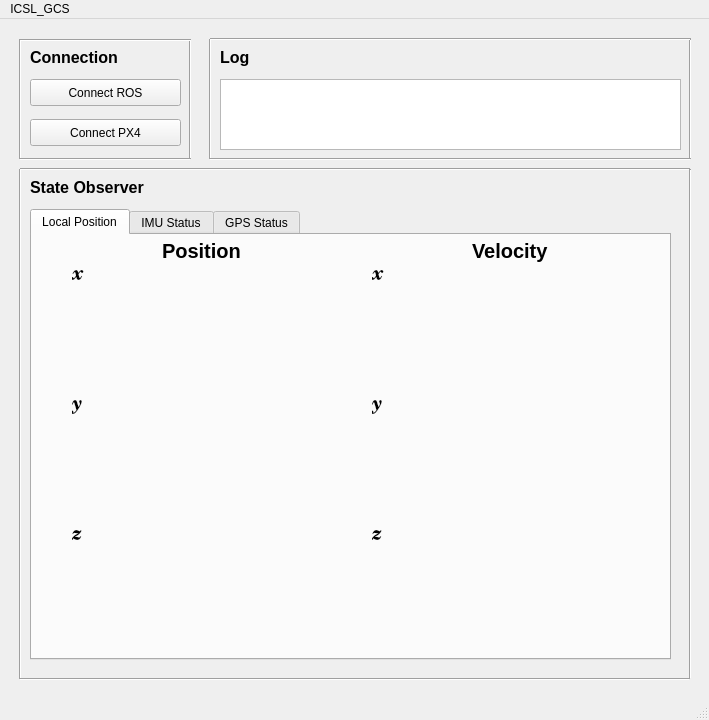
<?xml version="1.0" encoding="UTF-8"?>
<ui version="4.0">
 <class>ICSL_GCS</class>
 <widget class="QMainWindow" name="ICSL_GCS">
  <property name="geometry">
   <rect>
    <x>0</x>
    <y>0</y>
    <width>709</width>
    <height>720</height>
   </rect>
  </property>
  <property name="windowTitle">
   <string>MainWindow</string>
  </property>
  <widget class="QWidget" name="centralwidget">
   <widget class="QLabel" name="label">
    <property name="geometry">
     <rect>
      <x>30</x>
      <y>30</y>
      <width>91</width>
      <height>17</height>
     </rect>
    </property>
    <property name="font">
     <font>
      <pointsize>12</pointsize>
      <weight>75</weight>
      <bold>true</bold>
     </font>
    </property>
    <property name="text">
     <string>Connection</string>
    </property>
   </widget>
   <widget class="QPushButton" name="pushButton_connect_ros">
    <property name="geometry">
     <rect>
      <x>30</x>
      <y>60</y>
      <width>151</width>
      <height>27</height>
     </rect>
    </property>
    <property name="text">
     <string>Connect ROS</string>
    </property>
   </widget>
   <widget class="QPushButton" name="pushButton_connect_px4">
    <property name="geometry">
     <rect>
      <x>30</x>
      <y>100</y>
      <width>151</width>
      <height>27</height>
     </rect>
    </property>
    <property name="text">
     <string>Connect PX4</string>
    </property>
   </widget>
   <widget class="Line" name="line">
    <property name="geometry">
     <rect>
      <x>10</x>
      <y>20</y>
      <width>20</width>
      <height>120</height>
     </rect>
    </property>
    <property name="orientation">
     <enum>Qt::Vertical</enum>
    </property>
   </widget>
   <widget class="Line" name="line_2">
    <property name="geometry">
     <rect>
      <x>180</x>
      <y>20</y>
      <width>20</width>
      <height>120</height>
     </rect>
    </property>
    <property name="orientation">
     <enum>Qt::Vertical</enum>
    </property>
   </widget>
   <widget class="Line" name="line_3">
    <property name="geometry">
     <rect>
      <x>20</x>
      <y>6</y>
      <width>171</width>
      <height>31</height>
     </rect>
    </property>
    <property name="orientation">
     <enum>Qt::Horizontal</enum>
    </property>
   </widget>
   <widget class="Line" name="line_4">
    <property name="geometry">
     <rect>
      <x>20</x>
      <y>130</y>
      <width>171</width>
      <height>21</height>
     </rect>
    </property>
    <property name="orientation">
     <enum>Qt::Horizontal</enum>
    </property>
   </widget>
   <widget class="Line" name="line_5">
    <property name="geometry">
     <rect>
      <x>200</x>
      <y>20</y>
      <width>20</width>
      <height>120</height>
     </rect>
    </property>
    <property name="orientation">
     <enum>Qt::Vertical</enum>
    </property>
   </widget>
   <widget class="Line" name="line_6">
    <property name="geometry">
     <rect>
      <x>680</x>
      <y>20</y>
      <width>20</width>
      <height>120</height>
     </rect>
    </property>
    <property name="orientation">
     <enum>Qt::Vertical</enum>
    </property>
   </widget>
   <widget class="Line" name="line_7">
    <property name="geometry">
     <rect>
      <x>210</x>
      <y>10</y>
      <width>481</width>
      <height>21</height>
     </rect>
    </property>
    <property name="orientation">
     <enum>Qt::Horizontal</enum>
    </property>
   </widget>
   <widget class="Line" name="line_8">
    <property name="geometry">
     <rect>
      <x>210</x>
      <y>130</y>
      <width>481</width>
      <height>21</height>
     </rect>
    </property>
    <property name="orientation">
     <enum>Qt::Horizontal</enum>
    </property>
   </widget>
   <widget class="QLabel" name="label_2">
    <property name="geometry">
     <rect>
      <x>220</x>
      <y>30</y>
      <width>91</width>
      <height>17</height>
     </rect>
    </property>
    <property name="font">
     <font>
      <pointsize>12</pointsize>
      <weight>75</weight>
      <bold>true</bold>
     </font>
    </property>
    <property name="text">
     <string>Log</string>
    </property>
   </widget>
   <widget class="QListView" name="view_logging">
    <property name="geometry">
     <rect>
      <x>220</x>
      <y>60</y>
      <width>461</width>
      <height>71</height>
     </rect>
    </property>
   </widget>
   <widget class="QTabWidget" name="tabWidget">
    <property name="geometry">
     <rect>
      <x>30</x>
      <y>190</y>
      <width>641</width>
      <height>451</height>
     </rect>
    </property>
    <property name="currentIndex">
     <number>0</number>
    </property>
    <widget class="QWidget" name="tab">
     <attribute name="title">
      <string>Local Position</string>
     </attribute>
     <widget class="QCustomPlot" name="widget_p_z" native="true">
      <property name="geometry">
       <rect>
        <x>40</x>
        <y>290</y>
        <width>260</width>
        <height>110</height>
       </rect>
      </property>
      <widget class="QLabel" name="label_5">
       <property name="geometry">
        <rect>
         <x>0</x>
         <y>0</y>
         <width>16</width>
         <height>21</height>
        </rect>
       </property>
       <property name="font">
        <font>
         <family>Century Schoolbook L</family>
         <pointsize>15</pointsize>
         <weight>75</weight>
         <italic>true</italic>
         <bold>true</bold>
        </font>
       </property>
       <property name="text">
        <string>z</string>
       </property>
      </widget>
     </widget>
     <widget class="QCustomPlot" name="widget_p_y" native="true">
      <property name="geometry">
       <rect>
        <x>40</x>
        <y>160</y>
        <width>260</width>
        <height>110</height>
       </rect>
      </property>
      <widget class="QLabel" name="label_10">
       <property name="geometry">
        <rect>
         <x>0</x>
         <y>0</y>
         <width>16</width>
         <height>20</height>
        </rect>
       </property>
       <property name="font">
        <font>
         <family>Century Schoolbook L</family>
         <pointsize>15</pointsize>
         <weight>75</weight>
         <italic>true</italic>
         <bold>true</bold>
        </font>
       </property>
       <property name="text">
        <string>y</string>
       </property>
      </widget>
     </widget>
     <widget class="QCustomPlot" name="widget_p_x" native="true">
      <property name="geometry">
       <rect>
        <x>40</x>
        <y>30</y>
        <width>260</width>
        <height>110</height>
       </rect>
      </property>
      <widget class="QLabel" name="label_7">
       <property name="geometry">
        <rect>
         <x>0</x>
         <y>0</y>
         <width>16</width>
         <height>21</height>
        </rect>
       </property>
       <property name="font">
        <font>
         <family>Century Schoolbook L</family>
         <pointsize>15</pointsize>
         <weight>75</weight>
         <italic>true</italic>
         <bold>true</bold>
        </font>
       </property>
       <property name="text">
        <string>x</string>
       </property>
      </widget>
      <zorder>widget_p_y</zorder>
      <zorder>label_7</zorder>
     </widget>
     <widget class="QCustomPlot" name="widget_v_z" native="true">
      <property name="geometry">
       <rect>
        <x>340</x>
        <y>290</y>
        <width>260</width>
        <height>110</height>
       </rect>
      </property>
      <widget class="QLabel" name="label_9">
       <property name="geometry">
        <rect>
         <x>0</x>
         <y>0</y>
         <width>16</width>
         <height>21</height>
        </rect>
       </property>
       <property name="font">
        <font>
         <family>Century Schoolbook L</family>
         <pointsize>15</pointsize>
         <weight>75</weight>
         <italic>true</italic>
         <bold>true</bold>
        </font>
       </property>
       <property name="text">
        <string>z</string>
       </property>
      </widget>
     </widget>
     <widget class="QCustomPlot" name="widget_v_y" native="true">
      <property name="geometry">
       <rect>
        <x>340</x>
        <y>160</y>
        <width>260</width>
        <height>110</height>
       </rect>
      </property>
      <widget class="QLabel" name="label_4">
       <property name="geometry">
        <rect>
         <x>0</x>
         <y>0</y>
         <width>16</width>
         <height>21</height>
        </rect>
       </property>
       <property name="font">
        <font>
         <family>Century Schoolbook L</family>
         <pointsize>15</pointsize>
         <weight>75</weight>
         <italic>true</italic>
         <bold>true</bold>
        </font>
       </property>
       <property name="text">
        <string>y</string>
       </property>
      </widget>
     </widget>
     <widget class="QCustomPlot" name="widget_v_x" native="true">
      <property name="geometry">
       <rect>
        <x>340</x>
        <y>30</y>
        <width>260</width>
        <height>110</height>
       </rect>
      </property>
      <widget class="QLabel" name="label_3">
       <property name="geometry">
        <rect>
         <x>0</x>
         <y>0</y>
         <width>16</width>
         <height>21</height>
        </rect>
       </property>
       <property name="font">
        <font>
         <family>Century Schoolbook L</family>
         <pointsize>15</pointsize>
         <weight>75</weight>
         <italic>true</italic>
         <bold>true</bold>
        </font>
       </property>
       <property name="text">
        <string>x</string>
       </property>
      </widget>
     </widget>
     <widget class="QLabel" name="label_6">
      <property name="geometry">
       <rect>
        <x>130</x>
        <y>0</y>
        <width>81</width>
        <height>31</height>
       </rect>
      </property>
      <property name="font">
       <font>
        <pointsize>15</pointsize>
        <weight>75</weight>
        <bold>true</bold>
       </font>
      </property>
      <property name="text">
       <string>Position</string>
      </property>
     </widget>
     <widget class="QLabel" name="label_8">
      <property name="geometry">
       <rect>
        <x>440</x>
        <y>0</y>
        <width>81</width>
        <height>31</height>
       </rect>
      </property>
      <property name="font">
       <font>
        <pointsize>15</pointsize>
        <weight>75</weight>
        <bold>true</bold>
       </font>
      </property>
      <property name="text">
       <string>Velocity</string>
      </property>
     </widget>
     <zorder>line_10</zorder>
     <zorder>widget_p_z</zorder>
     <zorder>widget_p_y</zorder>
     <zorder>widget_p_x</zorder>
     <zorder>widget_v_z</zorder>
     <zorder>widget_v_y</zorder>
     <zorder>widget_v_x</zorder>
     <zorder>label_6</zorder>
     <zorder>label_8</zorder>
    </widget>
    <widget class="QWidget" name="tab_2">
     <attribute name="title">
      <string>IMU Status</string>
     </attribute>
     <widget class="QCustomPlot" name="widget_roll" native="true">
      <property name="geometry">
       <rect>
        <x>40</x>
        <y>30</y>
        <width>260</width>
        <height>110</height>
       </rect>
      </property>
      <widget class="QLabel" name="label_12">
       <property name="geometry">
        <rect>
         <x>0</x>
         <y>0</y>
         <width>16</width>
         <height>21</height>
        </rect>
       </property>
       <property name="font">
        <font>
         <family>Standard Symbols L</family>
         <pointsize>16</pointsize>
         <weight>50</weight>
         <italic>true</italic>
         <bold>false</bold>
        </font>
       </property>
       <property name="text">
        <string>f</string>
       </property>
      </widget>
     </widget>
     <widget class="QCustomPlot" name="widget_pitch" native="true">
      <property name="geometry">
       <rect>
        <x>40</x>
        <y>160</y>
        <width>260</width>
        <height>110</height>
       </rect>
      </property>
      <widget class="QLabel" name="label_13">
       <property name="geometry">
        <rect>
         <x>0</x>
         <y>0</y>
         <width>16</width>
         <height>21</height>
        </rect>
       </property>
       <property name="font">
        <font>
         <family>Standard Symbols L</family>
         <pointsize>16</pointsize>
         <weight>50</weight>
         <italic>true</italic>
         <bold>false</bold>
        </font>
       </property>
       <property name="text">
        <string>q</string>
       </property>
      </widget>
     </widget>
     <widget class="QCustomPlot" name="widget_yaw" native="true">
      <property name="geometry">
       <rect>
        <x>40</x>
        <y>290</y>
        <width>260</width>
        <height>110</height>
       </rect>
      </property>
      <widget class="QLabel" name="label_15">
       <property name="geometry">
        <rect>
         <x>0</x>
         <y>0</y>
         <width>16</width>
         <height>21</height>
        </rect>
       </property>
       <property name="font">
        <font>
         <family>Standard Symbols L</family>
         <pointsize>16</pointsize>
         <weight>50</weight>
         <italic>true</italic>
         <bold>false</bold>
        </font>
       </property>
       <property name="text">
        <string>y</string>
       </property>
      </widget>
     </widget>
     <widget class="QCustomPlot" name="widget_r" native="true">
      <property name="geometry">
       <rect>
        <x>340</x>
        <y>290</y>
        <width>260</width>
        <height>110</height>
       </rect>
      </property>
      <widget class="QLabel" name="label_18">
       <property name="geometry">
        <rect>
         <x>0</x>
         <y>0</y>
         <width>16</width>
         <height>21</height>
        </rect>
       </property>
       <property name="font">
        <font>
         <family>Century Schoolbook L</family>
         <pointsize>16</pointsize>
         <weight>75</weight>
         <italic>false</italic>
         <bold>true</bold>
        </font>
       </property>
       <property name="text">
        <string>r</string>
       </property>
      </widget>
     </widget>
     <widget class="QCustomPlot" name="widget_p" native="true">
      <property name="geometry">
       <rect>
        <x>340</x>
        <y>30</y>
        <width>260</width>
        <height>110</height>
       </rect>
      </property>
      <widget class="QLabel" name="label_16">
       <property name="geometry">
        <rect>
         <x>0</x>
         <y>0</y>
         <width>16</width>
         <height>21</height>
        </rect>
       </property>
       <property name="font">
        <font>
         <family>Century Schoolbook L</family>
         <pointsize>16</pointsize>
         <weight>75</weight>
         <italic>false</italic>
         <bold>true</bold>
        </font>
       </property>
       <property name="text">
        <string>p</string>
       </property>
      </widget>
     </widget>
     <widget class="QCustomPlot" name="widget_q" native="true">
      <property name="geometry">
       <rect>
        <x>340</x>
        <y>160</y>
        <width>260</width>
        <height>110</height>
       </rect>
      </property>
      <widget class="QLabel" name="label_17">
       <property name="geometry">
        <rect>
         <x>0</x>
         <y>0</y>
         <width>16</width>
         <height>21</height>
        </rect>
       </property>
       <property name="font">
        <font>
         <family>Century Schoolbook L</family>
         <pointsize>16</pointsize>
         <weight>75</weight>
         <italic>false</italic>
         <bold>true</bold>
        </font>
       </property>
       <property name="text">
        <string>q</string>
       </property>
      </widget>
     </widget>
     <widget class="QLabel" name="label_14">
      <property name="geometry">
       <rect>
        <x>128</x>
        <y>0</y>
        <width>81</width>
        <height>31</height>
       </rect>
      </property>
      <property name="font">
       <font>
        <pointsize>15</pointsize>
        <weight>75</weight>
        <bold>true</bold>
       </font>
      </property>
      <property name="text">
       <string>Attitude</string>
      </property>
     </widget>
     <widget class="QLabel" name="label_19">
      <property name="geometry">
       <rect>
        <x>390</x>
        <y>0</y>
        <width>161</width>
        <height>31</height>
       </rect>
      </property>
      <property name="font">
       <font>
        <pointsize>15</pointsize>
        <weight>75</weight>
        <bold>true</bold>
       </font>
      </property>
      <property name="text">
       <string>Angular velocity</string>
      </property>
     </widget>
    </widget>
    <widget class="QWidget" name="tab_3">
     <attribute name="title">
      <string>GPS Status</string>
     </attribute>
    </widget>
   </widget>
   <widget class="QLabel" name="label_11">
    <property name="geometry">
     <rect>
      <x>30</x>
      <y>160</y>
      <width>121</width>
      <height>17</height>
     </rect>
    </property>
    <property name="font">
     <font>
      <pointsize>12</pointsize>
      <weight>75</weight>
      <bold>true</bold>
     </font>
    </property>
    <property name="text">
     <string>State Observer</string>
    </property>
   </widget>
   <widget class="Line" name="line_9">
    <property name="geometry">
     <rect>
      <x>10</x>
      <y>150</y>
      <width>20</width>
      <height>510</height>
     </rect>
    </property>
    <property name="orientation">
     <enum>Qt::Vertical</enum>
    </property>
   </widget>
   <widget class="Line" name="line_10">
    <property name="geometry">
     <rect>
      <x>20</x>
      <y>140</y>
      <width>670</width>
      <height>21</height>
     </rect>
    </property>
    <property name="orientation">
     <enum>Qt::Horizontal</enum>
    </property>
   </widget>
   <widget class="Line" name="line_11">
    <property name="geometry">
     <rect>
      <x>680</x>
      <y>150</y>
      <width>20</width>
      <height>510</height>
     </rect>
    </property>
    <property name="orientation">
     <enum>Qt::Vertical</enum>
    </property>
   </widget>
   <widget class="Line" name="line_12">
    <property name="geometry">
     <rect>
      <x>20</x>
      <y>650</y>
      <width>670</width>
      <height>21</height>
     </rect>
    </property>
    <property name="orientation">
     <enum>Qt::Horizontal</enum>
    </property>
   </widget>
  </widget>
  <widget class="QMenuBar" name="menubar">
   <property name="geometry">
    <rect>
     <x>0</x>
     <y>0</y>
     <width>709</width>
     <height>25</height>
    </rect>
   </property>
   <widget class="QMenu" name="menuICSL_GCS">
    <property name="title">
     <string>ICSL_GCS</string>
    </property>
   </widget>
   <addaction name="menuICSL_GCS"/>
  </widget>
  <widget class="QStatusBar" name="statusbar"/>
 </widget>
 <customwidgets>
  <customwidget>
   <class>QCustomPlot</class>
   <extends>QWidget</extends>
   <header location="global">qcustomplot.h</header>
   <container>1</container>
  </customwidget>
 </customwidgets>
 <resources/>
 <connections/>
</ui>
